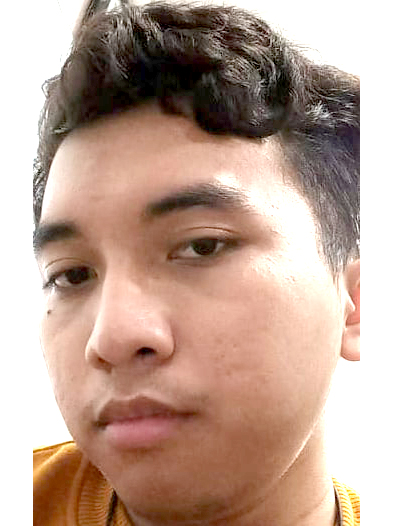
#> input picture testing/diperkecil/s5/2.jpg, 393 x 526 px; its folder holds only this picture in this run
$ jupyter execute --allow-errors Eigenface.ipynb
#> lines starting #> are read from the running program, lines starting #| are printed output that depends on the picture
[cell 1]
import os, glob
from sklearn import preprocessing
import cv2
import numpy as np
import matplotlib.pyplot as plt
import math

[cell 2]
dataset_path = os.getcwd() + '/orl_faces/' #path to the dataset
namefile = cv2.data.haarcascades + 'haarcascade_frontalface_alt2.xml'

[cell 3]
folderdata  = os.getcwd() + '/testing/diperkecil/'
for folder in glob.glob(folderdata + '/*'):
    for image in glob.glob(folder + '/*'):
        print(image)
        imgcropt  = cv2.imread(image)
#> imgcropt is the input picture: shape (526, 393, 3); mean B, G, R 147.3, 161.5, 188.9
        graycropt  = cv2.cvtColor(imgcropt, cv2.COLOR_BGR2GRAY)
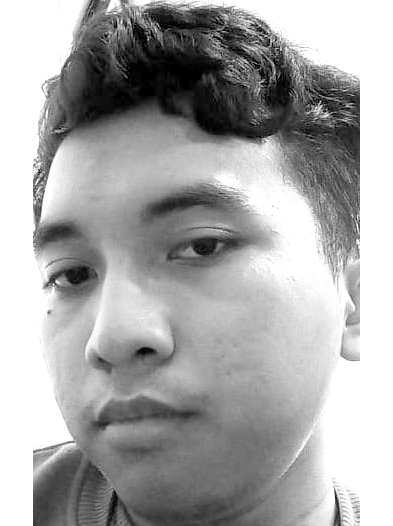
#> graycropt: shape (526, 393); min 0, max 255, mean 168.1
        face_cascade = cv2.CascadeClassifier(namefile)
        facescropt = face_cascade.detectMultiScale(graycropt , 1.1, 4)
#> facescropt = ()

        for (x, y, w, h) in facescropt:
            cv2.rectangle(imgcropt, (x, y), (x+w, y+h),
                        (0, 0, 255), 2)

            facescropt = imgcropt[y:y + h, x:x + w]
            cv2.imwrite(image, facescropt)
#> this loop made 0 passes

[cell 4]
#function to plot the images
def plot_portraits(images, titles, h, w, n_row, n_col):
#> called with images = array of shape (0, 3, 3), h = 3, w = 3, n_row = 1, n_col = 4
    plt.figure(figsize=(2.2 * n_col, 2.2 * n_row))
    plt.subplots_adjust(bottom=0, left=.01, right=.99, top=.90, hspace=.20)
    for i in range(n_row * n_col):
        plt.subplot(n_row, n_col, i + 1)
        plt.imshow(images[i].reshape((h, w)), cmap=plt.cm.gray)
        plt.title(titles[i])
        plt.xticks(())
        plt.yticks(())

[cell 5]
#to get the total number of images
total_images = 0
shape = None
for images in glob.glob(dataset_path + '/**', recursive=True):
    if images[-3:] == 'pgm' or images[-3:] == 'jpg':
        total_images += 1

print(total_images)

[cell 6]
shape = (3,3) #size of the images (112,92)
all_images = np.zeros((total_images, shape[0], shape[1]) ,dtype='float64') #initialize the numpy array
names = list()
i = 0
for folder in glob.glob(dataset_path + '/*'): #iterate through all the class
    for _ in range(1): #makes 10 copy of each class name in the list (since we have 10 images in each class)
        names.append(folder[-3:].replace('/', '')) #list for the classes of the faces
    for image in glob.glob(folder + '/*'): #iterate through each folder (class)
        read_image = cv2.imread(image, cv2.IMREAD_GRAYSCALE) #read the image in grayscale
        resized_image = cv2.resize(read_image, (shape[1], shape[0])) #cv2.resize resizes an image into (# column x # height)
        all_images[i] = np.array(resized_image)
        i += 1
        print(resized_image)


#> (the rest of this cell did not finish here and is left out)

[cell 7]
A = np.resize(all_images, (total_images, shape[0]*shape[1])) #convert the images into vectors. Each row has an image vector. i.e. samples x image_vector matrix
np.set_printoptions(threshold=np.inf)

mean_vector = np.sum(A, axis=0, dtype='float64')/total_images #calculate the mean vector
mean_matrix = np.tile(mean_vector, (total_images, 1)) #make a 400 copy of the same vector. 400 x image_vector_size matrix.
A_tilde = A - mean_matrix #mean-subtracted image vectors
print(A_tilde)
plt.imshow(np.resize(mean_vector, (shape[0],shape[1])), cmap='gray') #show the mean image vector
plt.title('Mean Image')
plt.show()
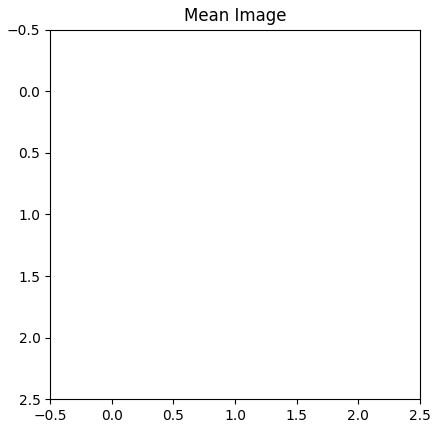
#> figure drawn by matplotlib, 1 panel

#> (a cell that did not finish here is left out)


[cell 9]
L = (A_tilde.dot(A_tilde.T))/total_images #since each row is an image vector (unlike in the notes, L = (A_tilde)(A_tilde.T) instead of L = (A_tilde.T)(A_tilde)

# print(L)
eigenvalues, eigenvectors = np.linalg.eig(L) #find the eigenvalues and the eigenvectors of L
print(eigenvalues)
print(eigenvectors)
idx = eigenvalues.argsort()[::-1] #get the indices of the eigenvalues by its value. Descending order.

eigenvalues = eigenvalues[idx]

eigenvectors = eigenvectors[:, idx] #sorted eigenvalues and eigenvectors in descending order

[cell 10]
eigenvectors_C = A_tilde.T @ eigenvectors #linear combination of each column of A_tilde
eigenvectors_C.shape #each column is an eigenvector of C where C = (A_tilde.T)(A_tilde). NOTE : in the notes, C = (A_tilde)(A_tilde.T)

#> (a cell that did not finish here is left out)

#> (a cell that did not finish here is left out)

[cell 13]
test_img = cv2.imread('absent/Absent_b2612752-4428-483d-b09b-2612bca42dcc2207202255.jpg', cv2.IMREAD_GRAYSCALE) #testing image
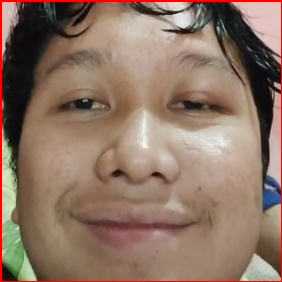
#> input picture absent/Absent_b2612752-4428-483d-b09b-2612bca42dcc2207202255.jpg, 282 x 282 px
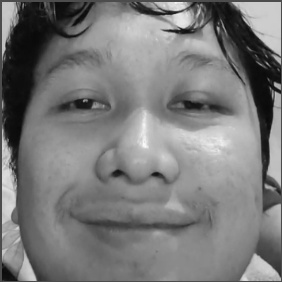
#> test_img: shape (282, 282); min 6, max 251, mean 122.2
test_img = cv2.resize(test_img, (shape[1],shape[0])) #resize the testing image. cv2 resize by width and height.
#> test_img = [[53, 179, 64], [141, 210, 190], [129, 124, 146]]
mean_subracted_testimg = np.reshape(test_img, (test_img.shape[0]*test_img.shape[1])) - mean_vector #subtract the mean
#> mean_subracted_testimg = [nan, nan, nan, nan, nan, nan, nan, nan, nan]
plt.imshow(np.reshape(mean_subracted_testimg, (3,3)), cmap='gray')
plt.title("Mean Subtracted Test Image")
plt.show()
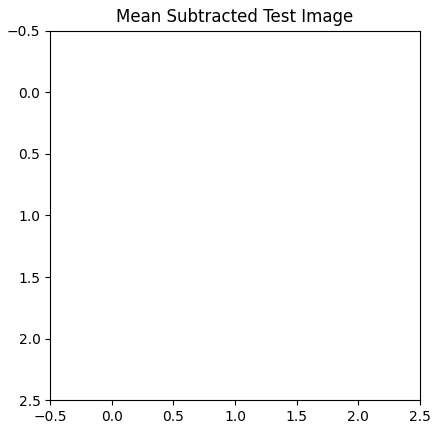
#> figure drawn by matplotlib, 1 panel

[cell 14]
q = 350 #number of chosen eigenfaces
#> (the rest of this cell did not finish here and is left out)

#> (a cell that did not finish here is left out)

[cell 16]
alpha_1 = 3000 #chosen threshold for face detection

#> (the rest of this cell did not finish here and is left out)

[cell 17]
alpha_2 = 3000 #chosen threshold for face recognition
smallest_value = None #to keep track of the smallest value
index = None #to keep track of the class that produces the smallest value
for k in range(total_images):
    omega_k = eigenfaces[:q].dot(A_tilde[k]) #calculate the vectors of the images in the dataset and represent
    diff = omega - omega_k
    epsilon_k = math.sqrt(diff.dot(diff))
    print(math.sqrt(diff.dot(diff))," ",k)
    if smallest_value == None:
        smallest_value = epsilon_k
        index = k
    if smallest_value > epsilon_k:
        smallest_value = epsilon_k
        index = k
        # [8 lines of commented-out code are left out]
print(names)
#> (the rest of this cell did not finish here and is left out)
